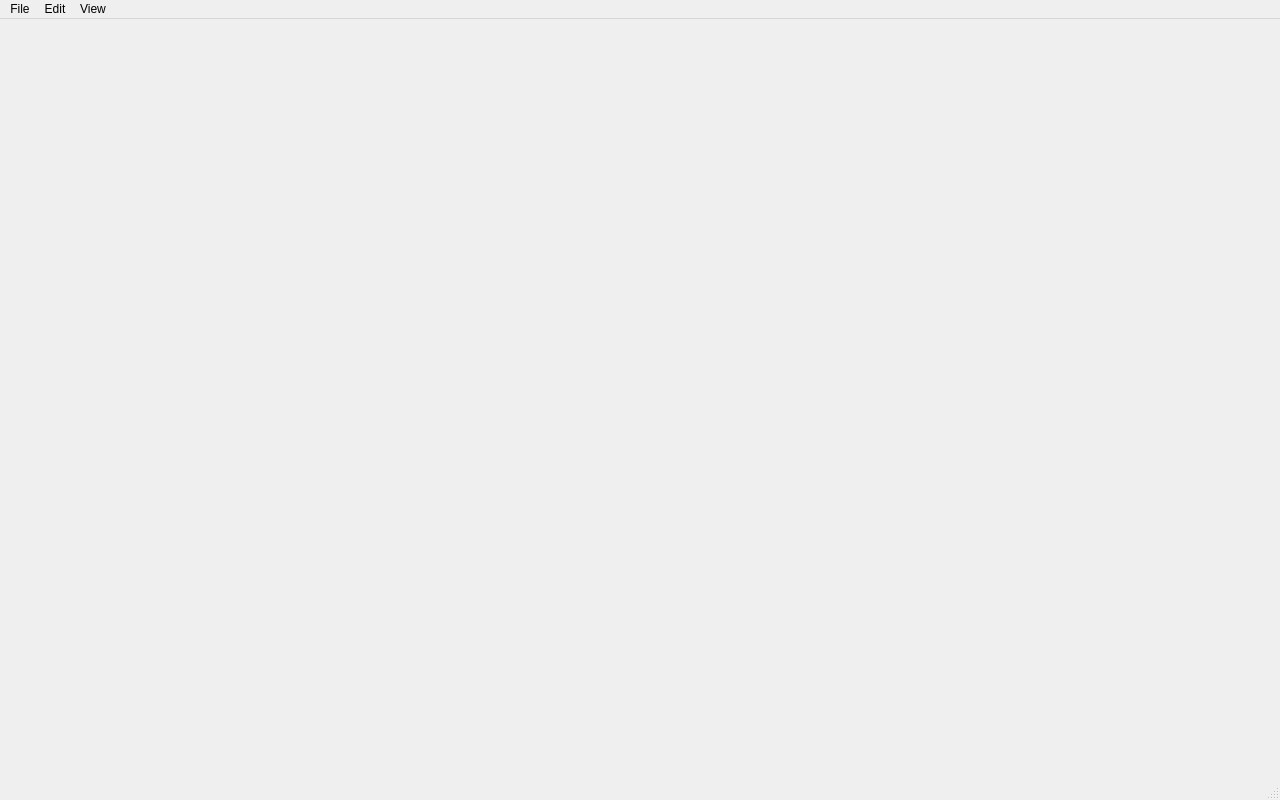
<?xml version="1.0" encoding="UTF-8"?>
<ui version="4.0">
 <class>MainWindow</class>
 <widget class="QMainWindow" name="MainWindow">
  <property name="geometry">
   <rect>
    <x>0</x>
    <y>0</y>
    <width>1280</width>
    <height>800</height>
   </rect>
  </property>
  <property name="windowTitle">
   <string>MainWindow</string>
  </property>
  <widget class="QWidget" name="centralwidget"/>
  <widget class="QMenuBar" name="menubar">
   <property name="geometry">
    <rect>
     <x>0</x>
     <y>0</y>
     <width>1280</width>
     <height>25</height>
    </rect>
   </property>
   <widget class="QMenu" name="menuFile">
    <property name="title">
     <string>File</string>
    </property>
    <addaction name="actionOpen"/>
   </widget>
   <widget class="QMenu" name="menuEdit">
    <property name="title">
     <string>Edit</string>
    </property>
   </widget>
   <widget class="QMenu" name="menuView">
    <property name="title">
     <string>View</string>
    </property>
   </widget>
   <addaction name="menuFile"/>
   <addaction name="menuEdit"/>
   <addaction name="menuView"/>
  </widget>
  <widget class="QStatusBar" name="statusbar"/>
  <action name="actionOpen">
   <property name="text">
    <string>Open</string>
   </property>
  </action>
 </widget>
 <resources/>
 <connections/>
</ui>
